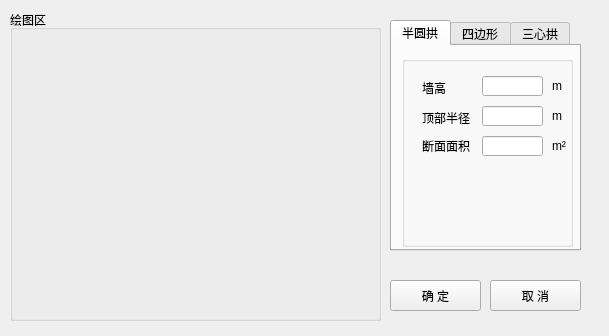
<?xml version="1.0" encoding="UTF-8"?>
<ui version="4.0">
 <class>lanewaySectionPaintForm</class>
 <widget class="QWidget" name="lanewaySectionPaintForm">
  <property name="geometry">
   <rect>
    <x>0</x>
    <y>0</y>
    <width>609</width>
    <height>336</height>
   </rect>
  </property>
  <property name="windowTitle">
   <string>巷道断面图</string>
  </property>
  <widget class="QPushButton" name="pushButton_2">
   <property name="geometry">
    <rect>
     <x>490</x>
     <y>280</y>
     <width>91</width>
     <height>31</height>
    </rect>
   </property>
   <property name="text">
    <string>取 消</string>
   </property>
  </widget>
  <widget class="QGroupBox" name="groupBox">
   <property name="geometry">
    <rect>
     <x>10</x>
     <y>10</y>
     <width>371</width>
     <height>311</height>
    </rect>
   </property>
   <property name="title">
    <string>绘图区</string>
   </property>
  </widget>
  <widget class="QPushButton" name="pushButton">
   <property name="geometry">
    <rect>
     <x>390</x>
     <y>280</y>
     <width>91</width>
     <height>31</height>
    </rect>
   </property>
   <property name="text">
    <string>确 定</string>
   </property>
  </widget>
  <widget class="QTabWidget" name="tabWidget">
   <property name="geometry">
    <rect>
     <x>390</x>
     <y>20</y>
     <width>191</width>
     <height>231</height>
    </rect>
   </property>
   <property name="currentIndex">
    <number>0</number>
   </property>
   <widget class="QWidget" name="tab">
    <attribute name="title">
     <string>半圆拱</string>
    </attribute>
    <widget class="QGroupBox" name="groupBox_2">
     <property name="geometry">
      <rect>
       <x>10</x>
       <y>10</y>
       <width>171</width>
       <height>191</height>
      </rect>
     </property>
     <property name="title">
      <string/>
     </property>
     <widget class="QLabel" name="label">
      <property name="geometry">
       <rect>
        <x>20</x>
        <y>22</y>
        <width>54</width>
        <height>20</height>
       </rect>
      </property>
      <property name="text">
       <string>墙高</string>
      </property>
     </widget>
     <widget class="QLabel" name="label_2">
      <property name="geometry">
       <rect>
        <x>20</x>
        <y>52</y>
        <width>54</width>
        <height>20</height>
       </rect>
      </property>
      <property name="text">
       <string>顶部半径</string>
      </property>
     </widget>
     <widget class="QLineEdit" name="lineEdit">
      <property name="geometry">
       <rect>
        <x>80</x>
        <y>20</y>
        <width>61</width>
        <height>20</height>
       </rect>
      </property>
     </widget>
     <widget class="QLineEdit" name="lineEdit_2">
      <property name="geometry">
       <rect>
        <x>80</x>
        <y>50</y>
        <width>61</width>
        <height>20</height>
       </rect>
      </property>
     </widget>
     <widget class="QLabel" name="label_3">
      <property name="geometry">
       <rect>
        <x>150</x>
        <y>20</y>
        <width>21</width>
        <height>20</height>
       </rect>
      </property>
      <property name="text">
       <string>m</string>
      </property>
     </widget>
     <widget class="QLabel" name="label_4">
      <property name="geometry">
       <rect>
        <x>150</x>
        <y>50</y>
        <width>21</width>
        <height>20</height>
       </rect>
      </property>
      <property name="text">
       <string>m</string>
      </property>
     </widget>
     <widget class="QLabel" name="label_5">
      <property name="geometry">
       <rect>
        <x>20</x>
        <y>80</y>
        <width>54</width>
        <height>20</height>
       </rect>
      </property>
      <property name="text">
       <string>断面面积</string>
      </property>
     </widget>
     <widget class="QLabel" name="label_6">
      <property name="geometry">
       <rect>
        <x>150</x>
        <y>80</y>
        <width>21</width>
        <height>20</height>
       </rect>
      </property>
      <property name="text">
       <string>m²</string>
      </property>
     </widget>
     <widget class="QLineEdit" name="lineEdit_3">
      <property name="geometry">
       <rect>
        <x>80</x>
        <y>80</y>
        <width>61</width>
        <height>20</height>
       </rect>
      </property>
     </widget>
    </widget>
   </widget>
   <widget class="QWidget" name="tab_2">
    <attribute name="title">
     <string>四边形</string>
    </attribute>
    <widget class="QGroupBox" name="groupBox_4">
     <property name="geometry">
      <rect>
       <x>10</x>
       <y>10</y>
       <width>171</width>
       <height>191</height>
      </rect>
     </property>
     <property name="title">
      <string/>
     </property>
     <widget class="QLabel" name="label_22">
      <property name="geometry">
       <rect>
        <x>20</x>
        <y>22</y>
        <width>54</width>
        <height>20</height>
       </rect>
      </property>
      <property name="text">
       <string>底部高度</string>
      </property>
     </widget>
     <widget class="QLabel" name="label_23">
      <property name="geometry">
       <rect>
        <x>20</x>
        <y>52</y>
        <width>54</width>
        <height>20</height>
       </rect>
      </property>
      <property name="text">
       <string>顶部高度</string>
      </property>
     </widget>
     <widget class="QLineEdit" name="lineEdit_12">
      <property name="geometry">
       <rect>
        <x>80</x>
        <y>20</y>
        <width>61</width>
        <height>20</height>
       </rect>
      </property>
     </widget>
     <widget class="QLineEdit" name="lineEdit_13">
      <property name="geometry">
       <rect>
        <x>80</x>
        <y>50</y>
        <width>61</width>
        <height>20</height>
       </rect>
      </property>
     </widget>
     <widget class="QLabel" name="label_24">
      <property name="geometry">
       <rect>
        <x>150</x>
        <y>20</y>
        <width>21</width>
        <height>20</height>
       </rect>
      </property>
      <property name="text">
       <string>m</string>
      </property>
     </widget>
     <widget class="QLabel" name="label_25">
      <property name="geometry">
       <rect>
        <x>150</x>
        <y>50</y>
        <width>21</width>
        <height>20</height>
       </rect>
      </property>
      <property name="text">
       <string>m</string>
      </property>
     </widget>
     <widget class="QLabel" name="label_28">
      <property name="geometry">
       <rect>
        <x>20</x>
        <y>82</y>
        <width>54</width>
        <height>20</height>
       </rect>
      </property>
      <property name="text">
       <string>左侧高度</string>
      </property>
     </widget>
     <widget class="QLineEdit" name="lineEdit_15">
      <property name="geometry">
       <rect>
        <x>80</x>
        <y>80</y>
        <width>61</width>
        <height>20</height>
       </rect>
      </property>
     </widget>
     <widget class="QLabel" name="label_29">
      <property name="geometry">
       <rect>
        <x>20</x>
        <y>112</y>
        <width>54</width>
        <height>21</height>
       </rect>
      </property>
      <property name="text">
       <string>右侧高度</string>
      </property>
     </widget>
     <widget class="QLineEdit" name="lineEdit_16">
      <property name="geometry">
       <rect>
        <x>80</x>
        <y>110</y>
        <width>61</width>
        <height>20</height>
       </rect>
      </property>
     </widget>
     <widget class="QLabel" name="label_30">
      <property name="geometry">
       <rect>
        <x>150</x>
        <y>110</y>
        <width>21</width>
        <height>20</height>
       </rect>
      </property>
      <property name="text">
       <string>m</string>
      </property>
     </widget>
     <widget class="QLabel" name="label_26">
      <property name="geometry">
       <rect>
        <x>150</x>
        <y>80</y>
        <width>21</width>
        <height>20</height>
       </rect>
      </property>
      <property name="text">
       <string>m</string>
      </property>
     </widget>
    </widget>
   </widget>
   <widget class="QWidget" name="tab_3">
    <attribute name="title">
     <string>三心拱</string>
    </attribute>
    <widget class="QGroupBox" name="groupBox_3">
     <property name="geometry">
      <rect>
       <x>10</x>
       <y>10</y>
       <width>171</width>
       <height>191</height>
      </rect>
     </property>
     <property name="title">
      <string/>
     </property>
     <widget class="QLabel" name="label_13">
      <property name="geometry">
       <rect>
        <x>20</x>
        <y>22</y>
        <width>54</width>
        <height>20</height>
       </rect>
      </property>
      <property name="text">
       <string>墙高</string>
      </property>
     </widget>
     <widget class="QLabel" name="label_14">
      <property name="geometry">
       <rect>
        <x>20</x>
        <y>52</y>
        <width>54</width>
        <height>20</height>
       </rect>
      </property>
      <property name="text">
       <string>顶部半径1</string>
      </property>
     </widget>
     <widget class="QLineEdit" name="lineEdit_7">
      <property name="geometry">
       <rect>
        <x>80</x>
        <y>20</y>
        <width>61</width>
        <height>20</height>
       </rect>
      </property>
     </widget>
     <widget class="QLineEdit" name="lineEdit_8">
      <property name="geometry">
       <rect>
        <x>80</x>
        <y>50</y>
        <width>61</width>
        <height>20</height>
       </rect>
      </property>
     </widget>
     <widget class="QLabel" name="label_15">
      <property name="geometry">
       <rect>
        <x>150</x>
        <y>20</y>
        <width>21</width>
        <height>20</height>
       </rect>
      </property>
      <property name="text">
       <string>m</string>
      </property>
     </widget>
     <widget class="QLabel" name="label_16">
      <property name="geometry">
       <rect>
        <x>150</x>
        <y>50</y>
        <width>21</width>
        <height>20</height>
       </rect>
      </property>
      <property name="text">
       <string>m</string>
      </property>
     </widget>
     <widget class="QLabel" name="label_17">
      <property name="geometry">
       <rect>
        <x>20</x>
        <y>140</y>
        <width>54</width>
        <height>20</height>
       </rect>
      </property>
      <property name="text">
       <string>断面面积</string>
      </property>
     </widget>
     <widget class="QLabel" name="label_18">
      <property name="geometry">
       <rect>
        <x>150</x>
        <y>140</y>
        <width>21</width>
        <height>20</height>
       </rect>
      </property>
      <property name="text">
       <string>m²</string>
      </property>
     </widget>
     <widget class="QLineEdit" name="lineEdit_9">
      <property name="geometry">
       <rect>
        <x>80</x>
        <y>140</y>
        <width>61</width>
        <height>20</height>
       </rect>
      </property>
     </widget>
     <widget class="QLabel" name="label_19">
      <property name="geometry">
       <rect>
        <x>20</x>
        <y>82</y>
        <width>54</width>
        <height>20</height>
       </rect>
      </property>
      <property name="text">
       <string>圆弧角度1</string>
      </property>
     </widget>
     <widget class="QLineEdit" name="lineEdit_10">
      <property name="geometry">
       <rect>
        <x>80</x>
        <y>80</y>
        <width>61</width>
        <height>20</height>
       </rect>
      </property>
     </widget>
     <widget class="QLabel" name="label_20">
      <property name="geometry">
       <rect>
        <x>20</x>
        <y>112</y>
        <width>54</width>
        <height>20</height>
       </rect>
      </property>
      <property name="text">
       <string>顶部半径2</string>
      </property>
     </widget>
     <widget class="QLineEdit" name="lineEdit_11">
      <property name="geometry">
       <rect>
        <x>80</x>
        <y>110</y>
        <width>61</width>
        <height>20</height>
       </rect>
      </property>
     </widget>
     <widget class="QLabel" name="label_21">
      <property name="geometry">
       <rect>
        <x>150</x>
        <y>110</y>
        <width>21</width>
        <height>20</height>
       </rect>
      </property>
      <property name="text">
       <string>m</string>
      </property>
     </widget>
    </widget>
   </widget>
  </widget>
 </widget>
 <resources/>
 <connections/>
</ui>
